Frame 1 (no input): blank canvas, image omitted
Frame 60 (no input): blank canvas, image omitted
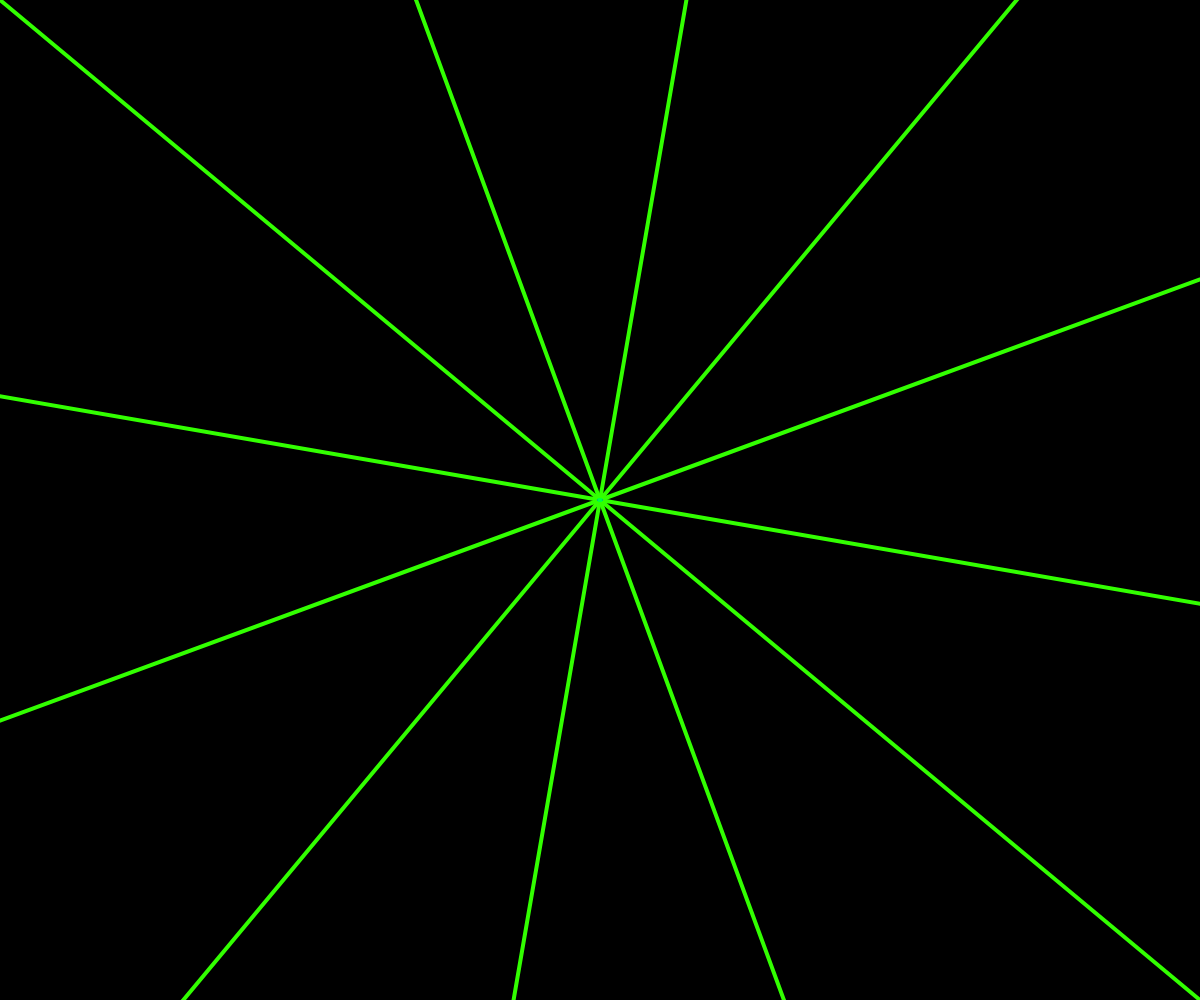
Frame 120 (the mouse pressed at the canvas centre since frame 60)

The p5.js sketch whose frames 1 and 60 were blank and that drew this single picture after the mouse press (run headless with seeded random() and noise() and a simulated clock; from frame 60 on, the mouse is pressed at the canvas centre):

// p5.js sketch
// ── sketch.js
let d, sw, angle;
let num = 12;

let off = 0;

function setup() {
  createCanvas(windowWidth, windowHeight);
  background(0);
  angleMode(DEGREES);
  colorMode(HSB, 255, 255, 255);
}

function draw() {
  let hu = noise(off) * 255;
  off += 0.1;
  
  translate(width / 2, height / 2);
  
  mx = mouseX - width / 2;
  my = mouseY - height / 2;
  pmx = pmouseX - width / 2;
  pmy = pmouseY - height / 2;

  if (mouseIsPressed) {
    angle = 360 / num;
    stroke(hu, 255, 255, 100);
    for (let i = 0; i < num; i++) {
      rotate(angle);
      strokeWeight(4);
      line(mx, my, pmx, pmy);
      console.log(hu);
    }
  }
}
